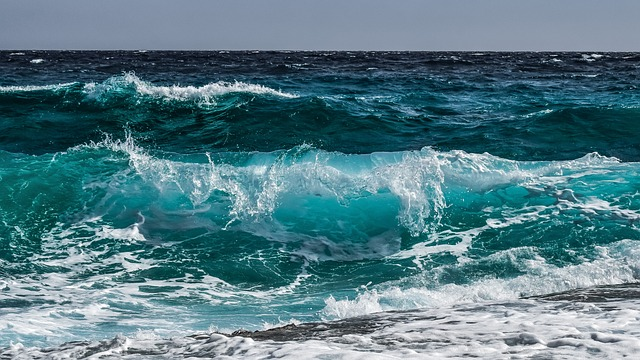
#> input picture wave.jpg, 640 x 360 px
$ jupyter execute --allow-errors pill.ipynb
#> lines starting #> are read from the running program, lines starting #| are printed output that depends on the picture
[cell 1]
from PIL import Image
#location of the image
img=Image.open("wave.jpg")
#> img is the input picture: PIL image 640x360 RGB; mean R, G, B 84.7, 123, 133.3
img.show()

[cell 2]
#size of the image
print(img.size)
#| (640, 360)

[cell 3]
#resolution
wid,hgt=img.size #fetching the dimension
#> wid = 640; hgt = 360
print(str(wid)+"*"+str(hgt))
#| 640*360

[cell 4]
width=img.width
#> width = 640
height=img.height
#> height = 360
print("The width of the image is: "+str(width))
#| The width of the image is: 640
print("The height of the image is: "+str(height))
#| The height of the image is: 360

[cell 5]
#format of the image
print(img.format)
#| JPEG

[cell 6]
#color mode of the image
print(img.mode)
#| RGB

[cell 7]
#rotate the image
img_rotate=img.rotate(180)
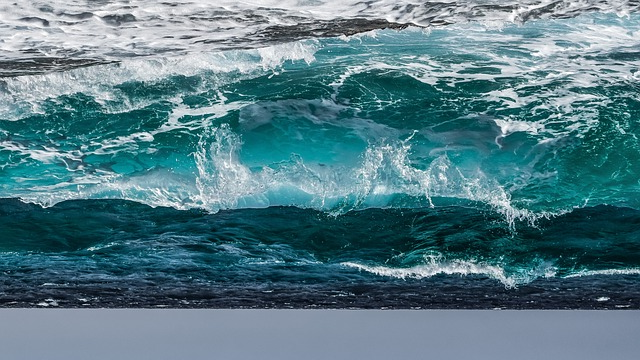
#> img_rotate: PIL image 640x360 RGB; mean R, G, B 84.7, 123, 133.3
img_rotate.show()

[cell 8]
#FLIPPING THE IMAGE
img_flip=img.transpose(Image.FLIP_LEFT_RIGHT)
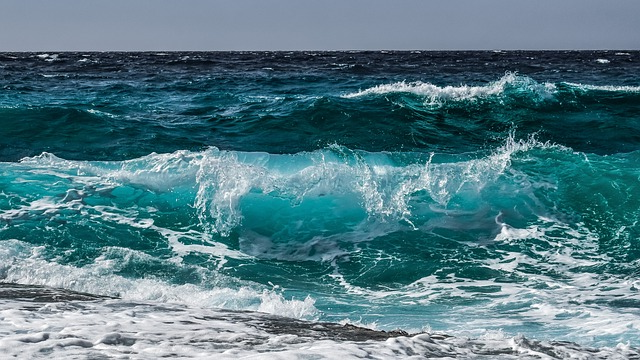
#> img_flip: PIL image 640x360 RGB; mean R, G, B 84.7, 123, 133.3
img_flip.show()

[cell 9]
img_flip=img.transpose(Image.FLIP_TOP_BOTTOM)
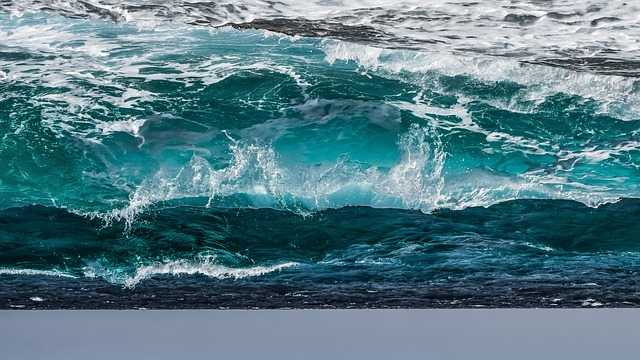
#> img_flip: PIL image 640x360 RGB; mean R, G, B 84.7, 123, 133.3
img_flip.show()

[cell 10]
#resizing the image
img_resize=img.resize((400,400))
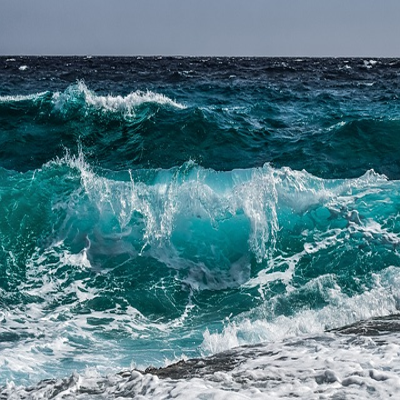
#> img_resize: PIL image 400x400 RGB; mean R, G, B 84.7, 123, 133.3
img_resize.show()

[cell 11]
image=Image.open("wave.jpg")
image.load()
r,g,b = image.split()
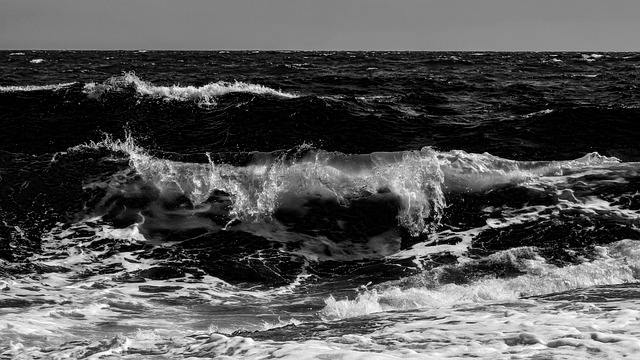
#> r: PIL image 640x360 L; min 0, max 255, mean 84.7
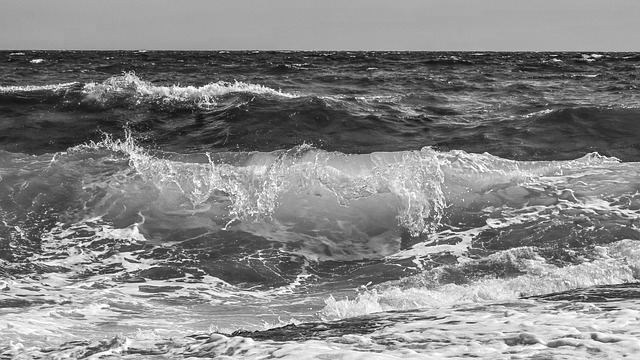
#> b: PIL image 640x360 L; min 2, max 255, mean 133.3
im1=Image.merge('RGB',(g,b,r))
im1.show()

#> (a cell that did not finish here is left out)

[cell 13]
im=Image.open("wave.jpg")
left=5
top=height/4
#> top = 90
right=164
bottom=3*height/4
#> bottom = 270

im1 = im.crop((left, top, right, bottom))
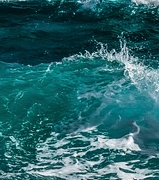
#> im1: PIL image 159x180 RGB; mean R, G, B 40.6, 99.3, 105
im1.show()

[cell 14]
#blurring the image
from PIL import Image, ImageFilter
#open the image
im=Image.open("wave.jpg")
#applying the blur filter
im1=im.filter(ImageFilter.BLUR)
#> im1: PIL image 640x360 RGB
im1.show()

[cell 15]
#blurring the image
from PIL import Image, ImageFilter
#open the image
im=Image.open("wave.jpg")
#applying the blur filter
im1=im.filter(ImageFilter.GaussianBlur(4))
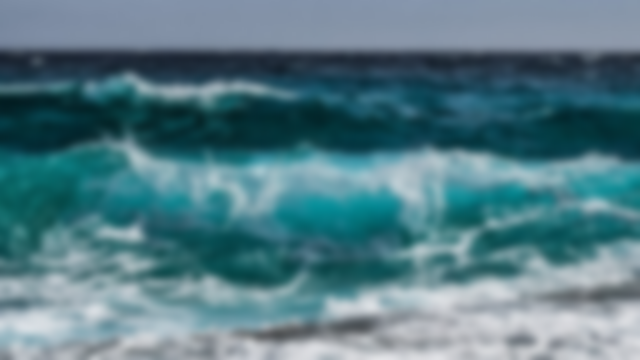
#> im1: PIL image 640x360 RGB; mean R, G, B 84.7, 123, 133.3
im1.show()

[cell 16]
#blurring the image
from PIL import Image, ImageFilter
#open the image
im=Image.open("wave.jpg")
#applying the blur filter
im1=im.filter(ImageFilter.BoxBlur(4))
im1.show()

[cell 17]
from PIL import Image, ImageFont, ImageDraw
#open the image
im=Image.open("wave.jpg")
#creating a copy of original image
watermark_image=im.copy()

#draw context
draw=ImageDraw.Draw(watermark_image)
#font style
font=ImageFont.truetype('arial.ttf',50)

#decide the text location, color and font
#(255,255,255)-white color of the text
draw.text((0,0),"My Name is ADARSH",(255,255,255),font=font)
watermark_image.show()

[cell 18]
#import image and image enhancer module
from PIL import Image, ImageEnhance
#open the image
im=Image.open("wave.jpg")
#creating object of Color class
im3=ImageEnhance.Color(im)
#showing resultant image
im3.enhance(10.0).show()

[cell 19]
#import image and image enhancer module
from PIL import Image, ImageEnhance
#open the image
im=Image.open("wave.jpg")
#creating object of Contrast class
im3=ImageEnhance.Contrast(im)
#showing resultant image
im3.enhance(5.0).show()
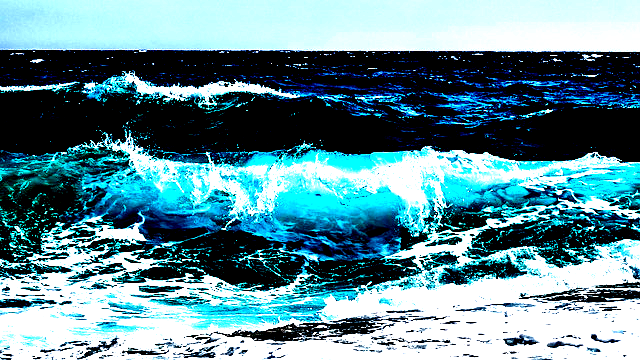
#> shown: PIL image 640x360 RGB; mean R, G, B 97.3, 140.5, 150.3

[cell 20]
#import image and image enhancer module
from PIL import Image, ImageEnhance
#open the image
im=Image.open("wave.jpg")
#creating object of Contrast class
im3=ImageEnhance.Brightness(im)
#showing resultant image
im3.enhance(1.5).show()
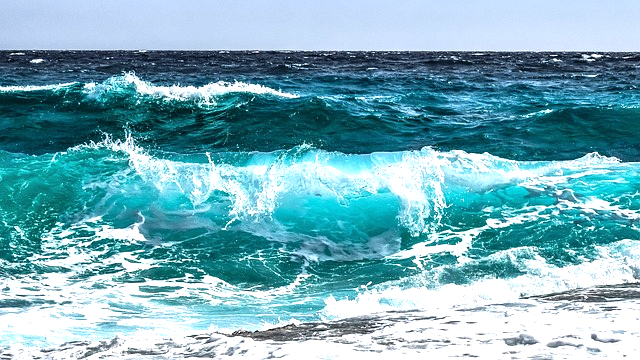
#> shown: PIL image 640x360 RGB; mean R, G, B 119.9, 173.7, 186.7
